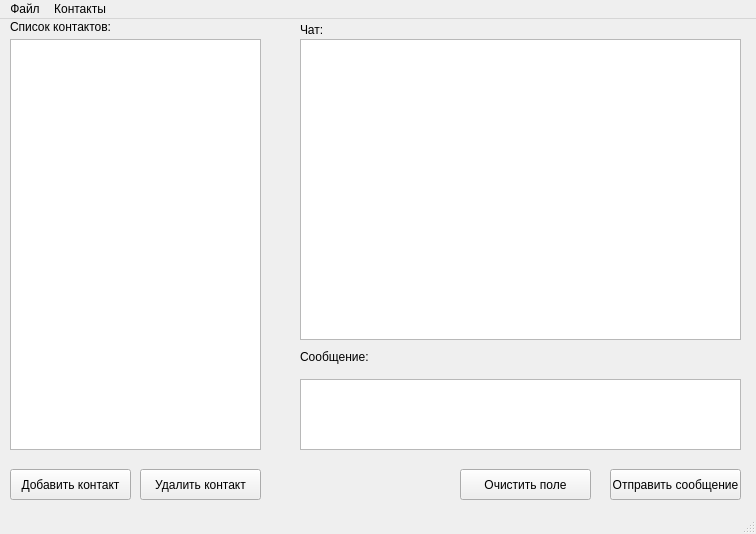
<?xml version="1.0" encoding="UTF-8"?>
<ui version="4.0">
 <class>MainClientWindow</class>
 <widget class="QMainWindow" name="MainClientWindow">
  <property name="geometry">
   <rect>
    <x>0</x>
    <y>0</y>
    <width>756</width>
    <height>534</height>
   </rect>
  </property>
  <property name="minimumSize">
   <size>
    <width>756</width>
    <height>534</height>
   </size>
  </property>
  <property name="windowTitle">
   <string>Чат Программа alpha release</string>
  </property>
  <widget class="QWidget" name="centralwidget">
   <widget class="QLabel" name="label_contacts">
    <property name="geometry">
     <rect>
      <x>10</x>
      <y>0</y>
      <width>101</width>
      <height>16</height>
     </rect>
    </property>
    <property name="text">
     <string>Список контактов:</string>
    </property>
   </widget>
   <widget class="QPushButton" name="btn_add_contact">
    <property name="geometry">
     <rect>
      <x>10</x>
      <y>450</y>
      <width>121</width>
      <height>31</height>
     </rect>
    </property>
    <property name="text">
     <string>Добавить контакт</string>
    </property>
   </widget>
   <widget class="QPushButton" name="btn_remove_contact">
    <property name="geometry">
     <rect>
      <x>140</x>
      <y>450</y>
      <width>121</width>
      <height>31</height>
     </rect>
    </property>
    <property name="text">
     <string>Удалить контакт</string>
    </property>
   </widget>
   <widget class="QLabel" name="label_history">
    <property name="geometry">
     <rect>
      <x>300</x>
      <y>0</y>
      <width>391</width>
      <height>21</height>
     </rect>
    </property>
    <property name="text">
     <string>Чат:</string>
    </property>
   </widget>
   <widget class="QTextEdit" name="text_message">
    <property name="geometry">
     <rect>
      <x>300</x>
      <y>360</y>
      <width>441</width>
      <height>71</height>
     </rect>
    </property>
   </widget>
   <widget class="QLabel" name="label_new_message">
    <property name="geometry">
     <rect>
      <x>300</x>
      <y>330</y>
      <width>171</width>
      <height>16</height>
     </rect>
    </property>
    <property name="text">
     <string>Сообщение:</string>
    </property>
   </widget>
   <widget class="QListView" name="list_contacts">
    <property name="geometry">
     <rect>
      <x>10</x>
      <y>20</y>
      <width>251</width>
      <height>411</height>
     </rect>
    </property>
   </widget>
   <widget class="QListView" name="list_messages">
    <property name="geometry">
     <rect>
      <x>300</x>
      <y>20</y>
      <width>441</width>
      <height>301</height>
     </rect>
    </property>
    <property name="isWrapping" stdset="0">
     <bool>false</bool>
    </property>
   </widget>
   <widget class="QPushButton" name="btn_send">
    <property name="geometry">
     <rect>
      <x>610</x>
      <y>450</y>
      <width>131</width>
      <height>31</height>
     </rect>
    </property>
    <property name="text">
     <string>Отправить сообщение</string>
    </property>
   </widget>
   <widget class="QPushButton" name="btn_clear">
    <property name="geometry">
     <rect>
      <x>460</x>
      <y>450</y>
      <width>131</width>
      <height>31</height>
     </rect>
    </property>
    <property name="text">
     <string>Очистить поле</string>
    </property>
   </widget>
  </widget>
  <widget class="QMenuBar" name="menubar">
   <property name="geometry">
    <rect>
     <x>0</x>
     <y>0</y>
     <width>756</width>
     <height>21</height>
    </rect>
   </property>
   <widget class="QMenu" name="menu">
    <property name="title">
     <string>Файл</string>
    </property>
    <addaction name="menu_exit"/>
   </widget>
   <widget class="QMenu" name="menu_2">
    <property name="title">
     <string>Контакты</string>
    </property>
    <addaction name="menu_add_contact"/>
    <addaction name="menu_del_contact"/>
    <addaction name="separator"/>
   </widget>
   <addaction name="menu"/>
   <addaction name="menu_2"/>
  </widget>
  <widget class="QStatusBar" name="statusBar"/>
  <action name="menu_exit">
   <property name="text">
    <string>Выход</string>
   </property>
  </action>
  <action name="menu_add_contact">
   <property name="text">
    <string>Добавить контакт</string>
   </property>
  </action>
  <action name="menu_del_contact">
   <property name="text">
    <string>Удалить контакт</string>
   </property>
  </action>
 </widget>
 <resources/>
 <connections>
  <connection>
   <sender>btn_clear</sender>
   <signal>clicked()</signal>
   <receiver>text_message</receiver>
   <slot>clear()</slot>
   <hints>
    <hint type="sourcelabel">
     <x>541</x>
     <y>481</y>
    </hint>
    <hint type="destinationlabel">
     <x>547</x>
     <y>416</y>
    </hint>
   </hints>
  </connection>
 </connections>
</ui>
